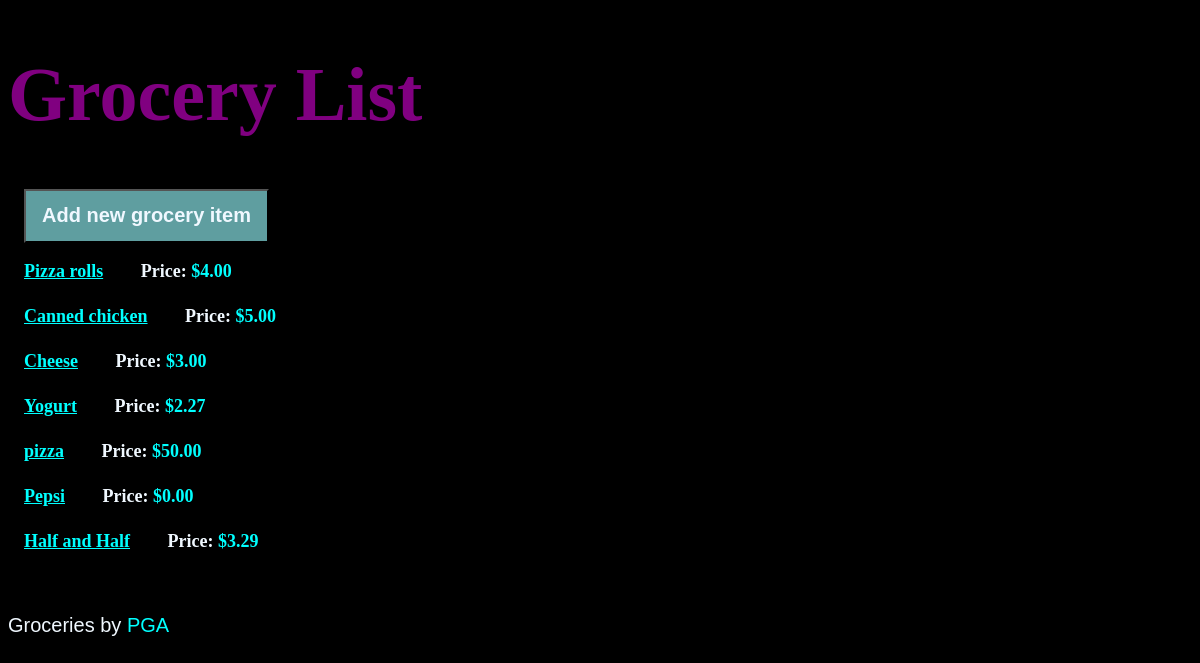
The app's page /, older data.
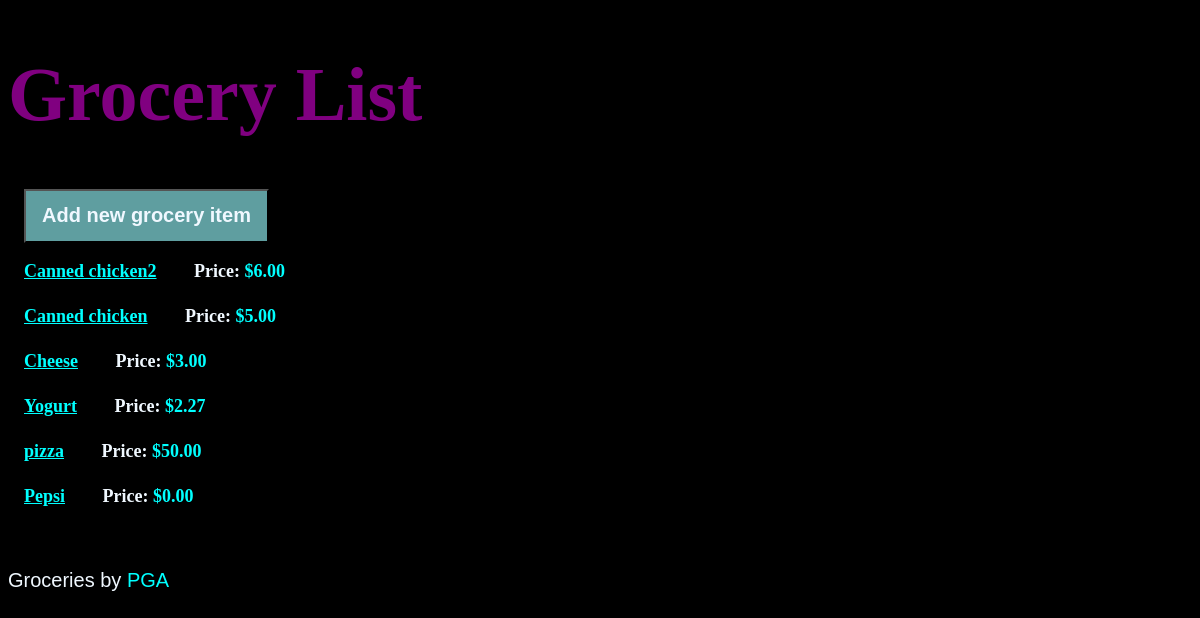
The same page, newer data.
### list_items/models.py (models this page shows, shortened)
class List_items(models.Model):
    groc_item = models.CharField(max_length=70)
    notes = models.TextField()
    item_price = models.DecimalField(max_digits=8, decimal_places=2)
    budget = models.DecimalField(max_digits=8, decimal_places=2)
    date_created = models.DateTimeField(default=timezone.now)
    class Meta:
        verbose_name_plural = "ListItems"

### list_items/views.py (the view)
class List_itemsListView(ListView):
    model = List_items
    queryset = List_items.objects.all().order_by("-date_created")

### list_items/templates/list_items/list_items_list.html
{% extends "list_items/base.html" %}
{% block content %}
<article>
    <a href="{% url 'list_items-create' %}"><button>Add new grocery item</button></a>
</article>
    {% for list_item in list_items_list %}
        <article>
            <h4>
                <a href="{% url 'list_items-detail' list_item.id %}">
                    {{ list_item.groc_item }}
                </a>
            </h4>
            <h4  class="{{list_item.item_price}}">
                <span id="prilistspan">Price: </span>${{ list_item.item_price}}
            </h4>
        </article>
    {% endfor %}
    <br><br>
    <h9 id="dat">Groceries by <span id="name">PGA</span></em></h9>
{% endblock %}

Row changes from the older to the newer data that the page shows:
removed List_items: groc_item "Pizza rolls", item_price "4.00"
removed List_items: groc_item "Half and Half", item_price "3.29"
added List_items: groc_item "Canned chicken2", item_price "6.00"
